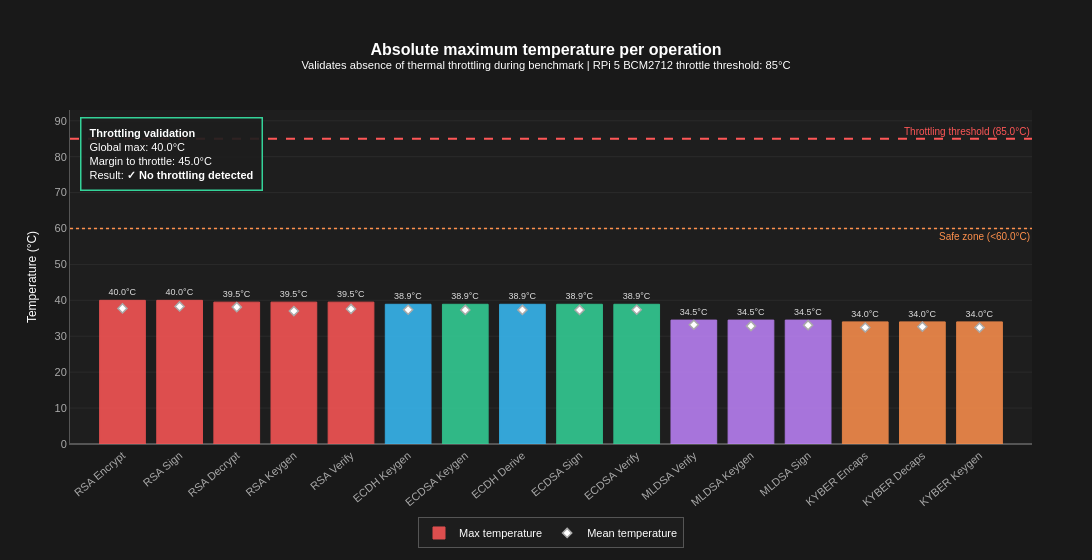

Notebook source saved alongside this figure:
### Markdown cell above
Having established the cumulative thermal impact, we confirm that no operation caused thermal throttling during the benchmark. The RPi 5 (BCM2712) throttles the CPU at ~85°C by reducing clock frequency — if this occurred, latency measurements would be inflated and invalid.  
This figure validates the integrity of all latency data in S3 and S4.

### Code cell
def plot_thermal_throttle_validation(categories: dict) -> go.Figure:
    THROTTLE_THRESHOLD = 85.0   # °C — RPi 5 BCM2712 hard limit
    SAFE_THRESHOLD     = 60.0   # °C — conservative safe zone

    rows = []
    for alg, ops in categories.items():
        for op, df in ops.items():
            if df is None:
                continue
            rows.append({
                'operation': f'{alg.upper()} {op.capitalize()}',
                'alg_key'  : alg,
                'temp_max' : float(df['temp_absolute_c'].max()),
                'temp_mean': float(df['temp_absolute_c'].mean()),
            })

    df_t = pd.DataFrame(rows).sort_values('temp_max', ascending=False)

    colors = [COLORS[row['alg_key']] for _, row in df_t.iterrows()]

    fig = go.Figure()

    # Max temperature bars
    fig.add_trace(go.Bar(
        x            = df_t['operation'],
        y            = df_t['temp_max'],
        name         = 'Max temperature',
        marker_color = colors,
        marker_line_color = colors,
        marker_line_width = 1,
        opacity      = 0.85,
        text         = [f'{v:.1f}°C' for v in df_t['temp_max']],
        textposition = 'outside',
        textfont     = dict(size=9, color=T['text']),
        hovertemplate=(
            '<b>%{x}</b><br>'
            'Max temp: %{y:.1f}°C<extra></extra>'
        ),
    ))

    # Mean temperature overlay (scatter dots)
    fig.add_trace(go.Scatter(
        x    = df_t['operation'],
        y    = df_t['temp_mean'],
        mode = 'markers',
        name = 'Mean temperature',
        marker=dict(
            color  = 'white',
            size   = 7,
            symbol = 'diamond',
            line   = dict(color=T['subtext'], width=1.5),
        ),
        hovertemplate=(
            '<b>%{x}</b><br>'
            'Mean temp: %{y:.1f}°C<extra></extra>'
        ),
    ))

    # Throttling threshold
    fig.add_hline(
        y=THROTTLE_THRESHOLD,
        line=dict(color=COLORS['rsa'], width=2, dash='dash'),
        annotation_text=f'Throttling threshold ({THROTTLE_THRESHOLD}°C)',
        annotation_font_color=COLORS['rsa'],
        annotation_font_size=10,
        annotation_position='top right',
    )

    # Safe zone threshold
    fig.add_hline(
        y=SAFE_THRESHOLD,
        line=dict(color='#ff914d', width=1.5, dash='dot'),
        annotation_text=f'Safe zone (<{SAFE_THRESHOLD}°C)',
        annotation_font_color='#ff914d',
        annotation_font_size=10,
        annotation_position='bottom right',
    )

    # Summary annotation
    temp_max_global = float(df_t['temp_max'].max())
    margin = THROTTLE_THRESHOLD - temp_max_global

    fig.add_annotation(
        xref='paper', yref='paper',
        x=0.01, y=0.98,
        text=(
            f'<b>Throttling validation</b><br>'
            f'Global max: {temp_max_global:.1f}°C<br>'
            f'Margin to throttle: {margin:.1f}°C<br>'
            f'Result: <b>✓ No throttling detected</b>'
        ),
        showarrow=False,
        align='left',
        font=dict(size=11, color=T['text']),
        bgcolor=T['annotation_bg'],
        bordercolor='#34d399',
        borderwidth=1.5,
        borderpad=8,
        xanchor='left',
        yanchor='top',
    )

    fig.update_layout(
        title=dict(
            text=(
                '<b>Absolute maximum temperature per operation</b><br>'
                '<sup>Validates absence of thermal throttling during benchmark | '
                'RPi 5 BCM2712 throttle threshold: 85°C</sup>'
            ),
            x=0.5,
        ),
        xaxis=dict(
            tickangle = -40,
            tickfont  = dict(size=9),
            showgrid  = False,
        ),
        yaxis=dict(
            title   = 'Temperature (°C)',
            showgrid= True,
            range   = [0, THROTTLE_THRESHOLD + 8],
        ),
        legend=dict(orientation='h', y=-0.22, x=0.5, xanchor='center'),
        height  = 560,
        width   = 1100,
        margin  = dict(t=110, b=110, l=70, r=60),
        barmode = 'group',
    )

    apply_theme(fig)
    return fig


fig_throttle = plot_thermal_throttle_validation(category)
fig_throttle.show()
save_fig(fig_throttle, 'thermal_throttle_validation')

### Figure 1 — Plotly figure (JSON) as saved in the notebook; plotly's stock layout.template omitted (floating-point values rounded to 4 significant figures)
{"data": [{"hovertemplate": "<b>%{x}</b><br>Max temp: %{y:.1f}°C<extra></extra>", "marker": {"color": ["#ff5757", "#ff5757", "#ff5757", "#ff5757", "#ff5757", "#38bdf8", "#34d399", "#38bdf8", "#34d399", "#34d399", "#c084fc", "#c084fc", "#c084fc", "#ff914d", "#ff914d", "#ff914d"], "line": {"color": ["#ff5757", "#ff5757", "#ff5757", "#ff5757", "#ff5757", "#38bdf8", "#34d399", "#38bdf8", "#34d399", "#34d399", "#c084fc", "#c084fc", "#c084fc", "#ff914d", "#ff914d", "#ff914d"], "width": 1}}, "name": "Max temperature", "opacity": 0.85, "text": ["40.0°C", "40.0°C", "39.5°C", "39.5°C", "39.5°C", "38.9°C", "38.9°C", "38.9°C", "38.9°C", "38.9°C", "34.5°C", "34.5°C", "34.5°C", "34.0°C", "34.0°C", "34.0°C"], "textfont": {"color": "#ffffff", "size": 9}, "textposition": "outside", "type": "bar", "x": ["RSA Encrypt", "RSA Sign", "RSA Decrypt", "RSA Keygen", "RSA Verify", "ECDH Keygen", "ECDSA Keygen", "ECDH Derive", "ECDSA Sign", "ECDSA Verify", "MLDSA Verify", "MLDSA Keygen", "MLDSA Sign", "KYBER Encaps", "KYBER Decaps", "KYBER Keygen"], "y": [40.0, 40.0, 39.5, 39.5, 39.5, 38.9, 38.9, 38.9, 38.9, 38.9, 34.5, 34.5, 34.5, 34.0, 34.0, 34.0]}, {"hovertemplate": "<b>%{x}</b><br>Mean temp: %{y:.1f}°C<extra></extra>", "marker": {"color": "white", "line": {"color": "#aaaaaa", "width": 1.5}, "size": 7, "symbol": "diamond"}, "mode": "markers", "name": "Mean temperature", "type": "scatter", "x": ["RSA Encrypt", "RSA Sign", "RSA Decrypt", "RSA Keygen", "RSA Verify", "ECDH Keygen", "ECDSA Keygen", "ECDH Derive", "ECDSA Sign", "ECDSA Verify", "MLDSA Verify", "MLDSA Keygen", "MLDSA Sign", "KYBER Encaps", "KYBER Decaps", "KYBER Keygen"], "y": [37.76, 38.31, 38.12, 37.03, 37.6, 37.38, 37.32, 37.34, 37.34, 37.38, 33.2, 32.83, 33.08, 32.44, 32.67, 32.41]}], "layout": {"annotations": [{"font": {"color": "#ff5757", "size": 10}, "showarrow": false, "text": "Throttling threshold (85.0°C)", "x": 1, "xanchor": "right", "xref": "x domain", "y": 85, "yanchor": "bottom", "yref": "y"}, {"font": {"color": "#ff914d", "size": 10}, "showarrow": false, "text": "Safe zone (<60.0°C)", "x": 1, "xanchor": "right", "xref": "x domain", "y": 60, "yanchor": "top", "yref": "y"}, {"align": "left", "bgcolor": "rgba(30,30,30,0.92)", "bordercolor": "#34d399", "borderpad": 8, "borderwidth": 1.5, "font": {"color": "#ffffff", "size": 11}, "showarrow": false, "text": "<b>Throttling validation</b><br>Global max: 40.0°C<br>Margin to throttle: 45.0°C<br>Result: <b>✓ No throttling detected</b>", "x": 0.01, "xanchor": "left", "xref": "paper", "y": 0.98, "yanchor": "top", "yref": "paper"}], "barmode": "group", "font": {"color": "#ffffff", "family": "Arial", "size": 12}, "height": 560, "hoverlabel": {"bgcolor": "rgba(30,30,30,0.92)", "bordercolor": "#555555", "font": {"color": "#ffffff", "size": 11}}, "legend": {"bgcolor": "rgba(30,30,30,0.92)", "bordercolor": "#555555", "borderwidth": 1, "font": {"color": "#ffffff", "size": 11}, "orientation": "h", "x": 0.5, "xanchor": "center", "y": -0.22}, "margin": {"b": 110, "l": 70, "r": 60, "t": 110}, "paper_bgcolor": "#191919", "plot_bgcolor": "#1e1e1e", "shapes": [{"line": {"color": "#ff5757", "dash": "dash", "width": 2}, "type": "line", "x0": 0, "x1": 1, "xref": "x domain", "y0": 85, "y1": 85, "yref": "y"}, {"line": {"color": "#ff914d", "dash": "dot", "width": 1.5}, "type": "line", "x0": 0, "x1": 1, "xref": "x domain", "y0": 60, "y1": 60, "yref": "y"}], "title": {"font": {"color": "#ffffff", "family": "Arial", "size": 16}, "text": "<b>Absolute maximum temperature per operation</b><br><sup>Validates absence of thermal throttling during benchmark | RPi 5 BCM2712 throttle threshold: 85°C</sup>", "x": 0.5}, "width": 1100, "xaxis": {"gridcolor": "#2a2a2a", "linecolor": "#555555", "showgrid": false, "tickangle": -40, "tickfont": {"color": "#aaaaaa", "size": 11}, "title": {"font": {"color": "#ffffff", "size": 12}}, "zerolinecolor": "#555555"}, "yaxis": {"gridcolor": "#2a2a2a", "linecolor": "#555555", "range": [0, 93], "showgrid": true, "tickfont": {"color": "#aaaaaa", "size": 11}, "title": {"font": {"color": "#ffffff", "size": 12}, "text": "Temperature (°C)"}, "zerolinecolor": "#555555"}}}
